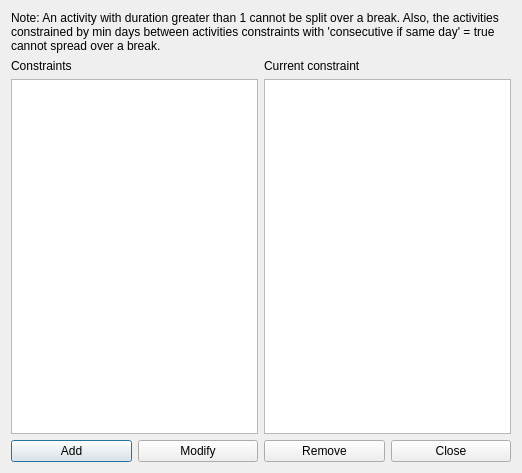
<?xml version="1.0" encoding="UTF-8"?>
<ui version="4.0">
 <class>ConstraintBreakTimesForm_template</class>
 <widget class="QDialog" name="ConstraintBreakTimesForm_template">
  <property name="geometry">
   <rect>
    <x>0</x>
    <y>0</y>
    <width>522</width>
    <height>473</height>
   </rect>
  </property>
  <property name="windowTitle">
   <string extracomment="This is the title of the dialog to see the list of all constraints of this type">Constraints break times</string>
  </property>
  <layout class="QGridLayout" name="gridLayout">
   <item row="0" column="0" colspan="2">
    <widget class="QLabel" name="textLabel1">
     <property name="sizePolicy">
      <sizepolicy hsizetype="Minimum" vsizetype="Minimum">
       <horstretch>0</horstretch>
       <verstretch>0</verstretch>
      </sizepolicy>
     </property>
     <property name="text">
      <string>Note: An activity with duration greater than 1 cannot be split over a break. Also, the activities constrained by min days between activities constraints with 'consecutive if same day' = true cannot spread over a break.</string>
     </property>
     <property name="wordWrap">
      <bool>true</bool>
     </property>
    </widget>
   </item>
   <item row="1" column="0">
    <layout class="QVBoxLayout" name="verticalLayout">
     <item>
      <widget class="QLabel" name="constraintsTextLabel">
       <property name="frameShape">
        <enum>QFrame::NoFrame</enum>
       </property>
       <property name="frameShadow">
        <enum>QFrame::Plain</enum>
       </property>
       <property name="text">
        <string>Constraints</string>
       </property>
       <property name="wordWrap">
        <bool>false</bool>
       </property>
      </widget>
     </item>
     <item>
      <widget class="QListWidget" name="constraintsListWidget"/>
     </item>
    </layout>
   </item>
   <item row="1" column="1">
    <layout class="QVBoxLayout" name="verticalLayout_2">
     <item>
      <widget class="QLabel" name="currentConstraintTextLabel">
       <property name="text">
        <string>Current constraint</string>
       </property>
       <property name="wordWrap">
        <bool>false</bool>
       </property>
      </widget>
     </item>
     <item>
      <widget class="QPlainTextEdit" name="currentConstraintTextEdit"/>
     </item>
    </layout>
   </item>
   <item row="2" column="0" colspan="2">
    <layout class="QHBoxLayout" name="horizontalLayout">
     <item>
      <widget class="QPushButton" name="addConstraintPushButton">
       <property name="text">
        <string>Add</string>
       </property>
      </widget>
     </item>
     <item>
      <widget class="QPushButton" name="modifyConstraintPushButton">
       <property name="text">
        <string>Modify</string>
       </property>
      </widget>
     </item>
     <item>
      <widget class="QPushButton" name="removeConstraintPushButton">
       <property name="text">
        <string>Remove</string>
       </property>
      </widget>
     </item>
     <item>
      <widget class="QPushButton" name="closePushButton">
       <property name="text">
        <string>Close</string>
       </property>
      </widget>
     </item>
    </layout>
   </item>
  </layout>
 </widget>
 <layoutdefault spacing="6" margin="11"/>
 <resources/>
 <connections/>
</ui>
